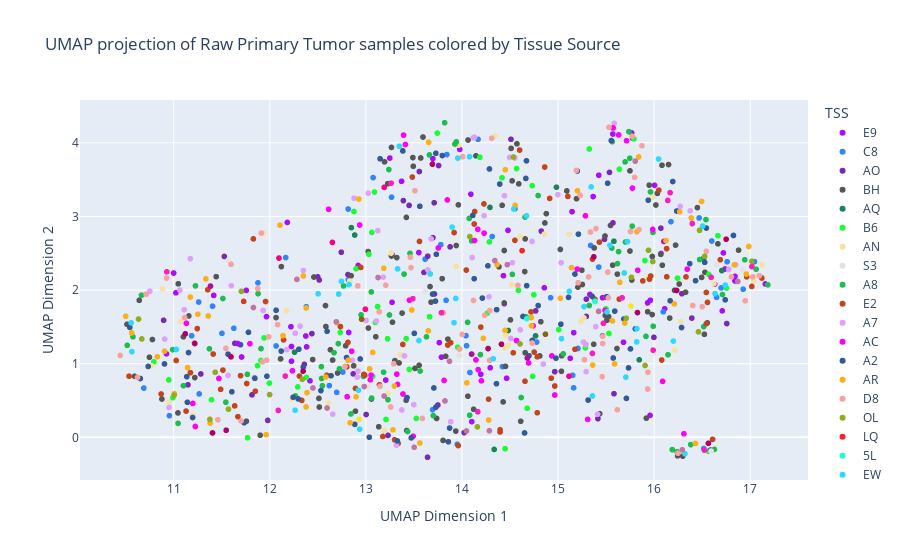

Source (notebook cell):
### Code cell
# Use the viridis palette for categorical data

fig = px.scatter(
    umap_df_primary,
    x='UMAP1',
    y='UMAP2',
    color='TSS',
    title="UMAP projection of Raw Primary Tumor samples colored by Tissue Source",
    labels={'UMAP1': 'UMAP Dimension 1', 'UMAP2': 'UMAP Dimension 2'},
    color_discrete_map=custom_color_map
)

fig.show()

### Figure 1 — Plotly figure (JSON) as saved in the notebook; plotly's stock layout.template omitted (floating-point values rounded to 4 significant figures; data arrays with more than 128 entries replaced by an {"elided": "..."} marker saying what was removed)
{"data": [{"hovertemplate": "TSS=E9<br>UMAP Dimension 1=%{x}<br>UMAP Dimension 2=%{y}<extra></extra>", "legendgroup": "E9", "marker": {"color": "#AA0DFE", "symbol": "circle"}, "mode": "markers", "name": "E9", "showlegend": true, "type": "scattergl", "x": [12.37, 15.46, 13.79, 10.92, 15.96, 16.11, 13.55, 16.74, 15.42, 13.7, 15.57, 11.02, 12.42, 13.25, 14.43, 16.07, 11.75, 15.15, 11.42, 16.63, 14.09, 15.37, 14.44, 12.23, 12.23, 16.1, 14.86, 14.2, 12.18, 15.93, 15.96, 11.97, 12.38, 14.46, 13.21, 13.76, 12.92, 11.71, 15.13, 15.76, 14.1, 16.0, 16.84, 11.0, 17.16, 13.98, 12.22, 14.29, 16.72, 15.68, 15.33, 12.82, 13.37, 16.71, 16.84], "xaxis": "x", "y": [1.376, 1.896, 1.089, 1.134, 1.862, 1.746, 2.51, 2.286, 3.56, 3.786, 4.12, 1.963, 0.768, 3.793, 2.196, 2.497, 1.996, 3.065, 1.928, 2.081, 3.303, 3.27, 1.815, 1.034, 1.234, 2.661, 2.031, 0.8565, 2.919, 1.826, 0.2978, 1.64, 1.229, 0.8027, 0.778, 1.286, 2.335, 1.091, 1.074, 4.136, 0.213, 3.424, 2.186, 2.232, 2.084, 3.911, 1.503, 0.9444, 2.505, 1.292, 1.94, 1.424, 3.478, 1.718, 2.124], "yaxis": "y"}, {"hovertemplate": "TSS=C8<br>UMAP Dimension 1=%{x}<br>UMAP Dimension 2=%{y}<extra></extra>", "legendgroup": "C8", "marker": {"color": "#3283FE", "symbol": "circle"}, "mode": "markers", "name": "C8", "showlegend": true, "type": "scattergl", "x": [12.07, 12.76, 16.47, 15.21, 16.52, 14.78, 15.42, 12.7, 16.93, 11.88, 13.08, 12.38, 14.05, 13.83, 12.82, 13.78, 11.4, 11.26, 12.17, 10.95, 13.84, 16.65, 12.62, 10.69, 14.31, 11.26, 11.5, 14.04, 15.15, 16.76, 11.63, 13.69, 12.82, 16.09, 15.16, 14.17, 14.92, 14.42, 15.34, 16.6, 13.62, 17.04, 16.7, 13.95, 13.27, 11.19, 16.17], "xaxis": "x", "y": [1.241, 0.887, 2.98, 1.207, -0.1515, 1.294, 2.312, 0.6111, 2.012, 2.099, 3.528, 1.774, 1.244, 1.861, 3.101, 2.617, 1.782, 0.5901, 2.442, 0.2943, 3.841, 1.901, 0.7024, 0.6688, 2.727, 1.838, 1.412, 1.381, 0.8431, 2.385, 1.482, 0.3756, 2.141, 1.705, 0.6726, 4.048, 1.897, 0.9612, 2.606, 2.667, 2.421, 2.387, 2.029, -0.09416, 3.262, 1.38, 2.93], "yaxis": "y"}, {"hovertemplate": "TSS=AO<br>UMAP Dimension 1=%{x}<br>UMAP Dimension 2=%{y}<extra></extra>", "legendgroup": "AO", "marker": {"color": "#782AB6", "symbol": "circle"}, "mode": "markers", "name": "AO", "showlegend": true, "type": "scattergl", "x": [14.02, 14.51, 12.44, 14.77, 13.88, 12.5, 15.29, 13.64, 11.98, 16.76, 11.15, 15.48, 13.76, 16.29, 12.87, 16.0, 15.29, 11.81, 15.54, 15.58, 15.42, 13.0, 13.56, 12.74, 16.07, 10.89, 13.39, 13.71, 13.23, 14.97, 13.75, 14.83, 13.27, 13.6, 13.71, 13.45, 11.64, 12.36, 11.28, 12.81, 13.7, 12.51, 13.64, 11.53], "xaxis": "x", "y": [0.06409, 4.048, 1.409, 1.717, 2.587, 2.18, 1.642, 2.461, 0.2304, 1.546, 0.7132, 2.689, 3.692, 1.951, 0.8622, 1.358, 1.876, 0.577, 3.598, 0.5925, 0.2538, 0.3105, 3.61, 2.514, 2.841, 1.59, 3.216, 1.947, 0.02658, 0.8918, 0.439, 2.801, 2.485, 2.24, 3.186, 3.15, 1.277, 0.9915, 0.8609, 2.211, 2.712, 2.138, -0.2703, 2.457], "yaxis": "y"}, {"hovertemplate": "TSS=BH<br>UMAP Dimension 1=%{x}<br>UMAP Dimension 2=%{y}<extra></extra>", "legendgroup": "BH", "marker": {"color": "#565656", "symbol": "circle"}, "mode": "markers", "name": "BH", "showlegend": true, "type": "scattergl", "x": {"elided": "135 float values"}, "xaxis": "x", "y": {"elided": "135 float values"}, "yaxis": "y"}, {"hovertemplate": "TSS=AQ<br>UMAP Dimension 1=%{x}<br>UMAP Dimension 2=%{y}<extra></extra>", "legendgroup": "AQ", "marker": {"color": "#1C8356", "symbol": "circle"}, "mode": "markers", "name": "AQ", "showlegend": true, "type": "scattergl", "x": [14.77, 14.29, 14.48, 16.7, 14.98, 14.34, 15.84, 16.52], "xaxis": "x", "y": [1.378, 3.123, 1.451, 2.265, 3.398, -0.1642, 1.053, 2.435], "yaxis": "y"}, {"hovertemplate": "TSS=B6<br>UMAP Dimension 1=%{x}<br>UMAP Dimension 2=%{y}<extra></extra>", "legendgroup": "B6", "marker": {"color": "#16FF32", "symbol": "circle"}, "mode": "markers", "name": "B6", "showlegend": true, "type": "scattergl", "x": [12.88, 13.23, 14.57, 12.9, 11.77, 11.87, 14.73, 10.99, 13.06, 13.09, 14.68, 11.39, 16.57, 10.79, 14.42, 13.03, 16.56, 14.19, 14.74, 14.29, 13.52, 13.42, 16.24, 15.29, 15.64, 15.9, 13.07, 15.5, 13.45, 11.91, 15.32, 16.66, 15.01, 12.0, 13.96, 14.45, 10.95, 13.74, 13.12, 13.1, 11.94, 14.75, 12.29, 15.79, 14.26, 14.59, 16.75, 12.38, 12.73, 13.66, 15.53], "xaxis": "x", "y": [3.068, 1.339, 3.65, 2.29, -0.005443, 0.9733, 3.419, 0.5379, 2.783, 3.332, 0.395, 0.5112, 2.213, 1.025, 3.525, 2.487, -0.188, 3.805, 0.8286, 2.656, 0.257, 1.341, 2.163, 1.215, 3.642, 2.401, 0.8303, 1.745, 0.9239, 1.044, 3.917, 2.739, 1.464, 0.7368, 1.224, -0.1536, 0.7806, 4.133, 1.777, 1.561, 1.35, 1.937, 0.6848, 4.054, 1.687, 1.997, 2.027, 0.8141, 1.424, 1.638, 1.411], "yaxis": "y"}, {"hovertemplate": "TSS=AN<br>UMAP Dimension 1=%{x}<br>UMAP Dimension 2=%{y}<extra></extra>", "legendgroup": "AN", "marker": {"color": "#F7E1A0", "symbol": "circle"}, "mode": "markers", "name": "AN", "showlegend": true, "type": "scattergl", "x": [13.26, 15.12, 13.97, 13.19, 14.52, 10.95, 15.94, 10.75, 16.62, 17.04, 14.44, 11.07, 15.24, 12.23, 10.88, 15.27, 14.86, 11.93, 12.83, 14.34, 14.61, 14.48, 13.36, 12.61, 12.17, 13.23, 16.28, 17.12, 11.2, 15.98, 16.22, 10.77, 13.94], "xaxis": "x", "y": [2.503, 2.759, 3.969, 0.09374, 2.071, 0.4836, 2.179, 1.975, 2.086, 2.126, 1.211, 1.574, 1.574, 0.522, 2.017, 1.622, 2.761, 2.776, 2.123, 4.092, 2.726, 1.254, 1.121, 0.4636, 1.72, 0.5967, 1.57, 2.344, 0.3017, 3.262, 1.183, 0.9718, 2.322], "yaxis": "y"}, {"hovertemplate": "TSS=S3<br>UMAP Dimension 1=%{x}<br>UMAP Dimension 2=%{y}<extra></extra>", "legendgroup": "S3", "marker": {"color": "#E2E2E2", "symbol": "circle"}, "mode": "markers", "name": "S3", "showlegend": true, "type": "scattergl", "x": [13.97, 16.65, 14.32, 13.62, 16.92, 13.02, 11.61, 11.57], "xaxis": "x", "y": [1.113, 2.341, 1.713, 1.977, 2.278, 0.6955, 1.12, 2.406], "yaxis": "y"}, {"hovertemplate": "TSS=A8<br>UMAP Dimension 1=%{x}<br>UMAP Dimension 2=%{y}<extra></extra>", "legendgroup": "A8", "marker": {"color": "#1CBE4F", "symbol": "circle"}, "mode": "markers", "name": "A8", "showlegend": true, "type": "scattergl", "x": [14.06, 14.62, 15.63, 16.47, 11.91, 11.88, 14.08, 15.91, 13.24, 12.97, 15.99, 14.08, 13.93, 12.27, 12.54, 16.38, 11.23, 12.67, 10.66, 12.95, 10.99, 13.66, 16.24, 15.75, 12.55, 15.56, 13.06, 11.54, 13.94, 17.06, 14.52, 11.77, 12.84, 10.52, 12.77, 14.79, 15.77, 13.56, 13.06, 15.96, 12.71, 15.99, 13.63, 12.54, 15.05, 14.66, 16.54, 13.7, 14.67, 15.7, 16.71, 14.19, 12.72, 10.58, 11.51, 16.19, 13.46, 15.7, 13.23, 16.63, 13.18, 13.82, 15.74, 16.94, 11.1, 13.4, 15.32, 13.25, 16.52, 11.05, 17.18, 16.14, 15.56, 14.1, 11.37, 13.43], "xaxis": "x", "y": [1.562, 0.541, 2.522, 2.415, 1.205, 1.952, 0.3013, 1.372, 3.638, 0.8284, 2.783, 2.974, 3.984, 0.5626, 0.9608, -0.09859, 2.057, 1.15, 1.931, 1.664, 1.192, 3.837, -0.1954, 3.791, 0.7004, 4.016, 0.5335, 0.4767, 4.013, 2.284, 2.214, 0.8557, 0.3177, 1.25, 2.056, 3.284, 2.869, 0.9012, 1.975, 3.333, 1.273, 1.509, 1.365, 0.7999, 1.133, 2.992, 2.957, 0.2957, 1.636, 3.741, 1.94, 1.124, 0.9318, 1.366, 1.886, -0.1669, 2.499, 2.653, 0.511, -0.1637, 0.8849, 4.273, 4.152, 2.412, 0.7013, 2.218, 1.791, 1.662, 1.503, 0.1897, 2.071, 1.122, 2.571, 2.669, 1.202, 0.07949], "yaxis": "y"}, {"hovertemplate": "TSS=E2<br>UMAP Dimension 1=%{x}<br>UMAP Dimension 2=%{y}<extra></extra>", "legendgroup": "E2", "marker": {"color": "#C4451C", "symbol": "circle"}, "mode": "markers", "name": "E2", "showlegend": true, "type": "scattergl", "x": [10.87, 14.72, 14.13, 13.18, 16.33, 16.56, 16.13, 16.61, 16.96, 14.55, 11.13, 13.14, 17.02, 11.03, 11.67, 12.98, 14.04, 15.64, 16.13, 12.59, 12.95, 14.78, 14.4, 11.83, 11.73, 13.85, 12.33, 12.8, 14.28, 14.93, 16.69, 14.78, 13.34, 17.12, 11.85, 14.13, 11.24, 11.41, 16.54, 15.18, 13.3, 15.95, 11.7, 15.38, 12.74, 15.96, 13.88, 11.35, 14.6, 12.99, 15.36, 11.76, 15.43, 11.17, 14.66, 13.92, 12.89, 12.81, 14.4, 12.14, 12.31, 14.97, 15.1, 14.75, 13.96, 15.88, 11.63, 13.38, 11.49, 11.51, 16.54, 16.05, 10.54, 14.91, 14.2, 14.23, 16.08, 11.96, 14.86, 14.53, 13.48], "xaxis": "x", "y": [0.5887, 1.704, 3.067, 0.01191, 2.179, 1.833, 2.181, -0.0275, 2.18, 2.676, 0.3566, 0.714, 2.05, 1.044, 0.281, 0.8558, 2.272, 1.877, 2.563, 0.8436, 2.308, 0.334, 0.1033, 2.696, 1.846, 1.253, 0.5017, 0.9586, 0.5189, 0.8037, 2.413, 1.094, -0.08319, 2.164, 0.6265, 2.898, 1.478, 1.132, 1.968, 1.196, -0.03319, 2.149, 0.8375, 1.876, 1.504, 2.191, 1.284, 2.005, 3.902, 0.8437, 2.42, 0.7312, 2.652, 0.8781, 0.7621, 2.781, 0.6648, 1.29, 0.07327, 1.324, 0.8318, 0.6973, 3.272, 1.158, -0.1117, 2.125, 0.4276, 1.262, 0.6519, 0.9136, 1.545, 3.357, 0.8309, 3.245, 1.497, 3.17, 1.05, 1.845, 3.671, 1.148, 3.535], "yaxis": "y"}, {"hovertemplate": "TSS=A7<br>UMAP Dimension 1=%{x}<br>UMAP Dimension 2=%{y}<extra></extra>", "legendgroup": "A7", "marker": {"color": "#DEA0FD", "symbol": "circle"}, "mode": "markers", "name": "A7", "showlegend": true, "type": "scattergl", "x": [15.29, 11.84, 13.18, 14.28, 12.91, 15.26, 15.03, 12.66, 14.13, 15.41, 13.5, 15.29, 11.06, 11.93, 14.85, 11.17, 14.44, 14.61, 14.52, 13.68, 14.51, 13.88, 14.11, 12.92, 10.95, 14.55, 16.78, 14.23, 13.37, 16.85, 10.75, 13.65, 13.12, 14.12, 11.11, 12.35, 14.73, 13.11, 13.02, 12.26, 14.5, 12.32, 13.4, 15.0, 15.39, 15.58, 10.91, 16.38, 12.88, 12.18, 12.86, 13.0, 11.57, 13.32, 11.6], "xaxis": "x", "y": [1.261, 0.8126, 2.176, 1.908, 0.8183, 1.293, 2.371, 0.3154, 4.076, 0.3131, 0.4449, 0.8926, 2.0, 1.724, 0.9951, 2.427, 3.283, 1.459, 2.371, 2.696, 1.343, 0.2122, 2.442, 0.9003, 0.4055, 3.794, 2.284, 3.01, 0.3724, 2.345, 1.986, 2.274, 2.808, 4.068, 1.734, 2.266, 2.66, 1.579, 3.316, 1.414, 3.802, 1.511, 1.106, 3.297, 1.503, 4.263, 1.335, 3.077, 3.248, 1.191, 1.046, 1.587, 0.8409, -0.1083, 2.06], "yaxis": "y"}, {"hovertemplate": "TSS=AC<br>UMAP Dimension 1=%{x}<br>UMAP Dimension 2=%{y}<extra></extra>", "legendgroup": "AC", "marker": {"color": "#FE00FA", "symbol": "circle"}, "mode": "markers", "name": "AC", "showlegend": true, "type": "scattergl", "x": [12.24, 13.33, 15.63, 14.74, 11.47, 13.81, 14.16, 11.2, 13.05, 13.75, 14.2, 14.69, 16.31, 14.57, 15.83, 15.57, 13.05, 16.09, 12.8, 11.22, 13.39, 13.45, 13.32, 11.79, 15.31, 12.85, 15.71, 14.97, 15.99, 11.13, 15.77, 16.34, 13.39, 12.61, 14.17, 14.15, 14.23, 13.85, 15.28, 13.41, 15.2, 15.49, 14.93, 14.13, 15.5, 13.49, 12.94], "xaxis": "x", "y": [0.9043, 0.7186, 4.108, 1.514, 0.7997, 0.7728, 2.825, 0.4605, 0.782, 2.572, 0.768, 1.01, 0.04894, 1.314, 2.27, 4.202, 0.8447, 0.7596, 0.552, 0.1476, 0.5886, 1.863, 0.8589, 1.272, 0.2443, 1.17, 4.028, 0.5751, 2.824, 1.548, 3.385, 2.284, 4.105, 3.098, 0.9198, 1.052, 2.773, 3.225, 3.009, 3.977, 2.285, 1.726, 1.106, 2.674, 1.902, 0.01556, 2.884], "yaxis": "y"}, {"hovertemplate": "TSS=A2<br>UMAP Dimension 1=%{x}<br>UMAP Dimension 2=%{y}<extra></extra>", "legendgroup": "A2", "marker": {"color": "#325A9B", "symbol": "circle"}, "mode": "markers", "name": "A2", "showlegend": true, "type": "scattergl", "x": [10.9, 15.71, 16.43, 15.8, 15.75, 11.61, 12.8, 14.29, 14.36, 12.6, 13.33, 15.68, 14.65, 13.69, 15.03, 12.24, 15.55, 11.15, 15.59, 15.11, 10.73, 10.65, 12.64, 12.94, 13.43, 14.63, 16.37, 16.17, 13.5, 15.51, 11.84, 14.73, 11.2, 13.04, 16.23, 12.3, 12.07, 11.69, 12.12, 12.53, 14.36, 13.47, 14.13, 15.18, 15.2, 13.71, 14.66, 13.73, 11.14, 16.29, 15.94, 15.21, 13.73, 14.39, 13.15, 14.79, 16.54, 15.35, 13.38, 16.53, 14.27, 13.73, 11.57, 11.73, 15.52, 15.73, 15.57, 16.74, 16.59, 16.19, 11.14, 12.88, 11.78, 11.97, 13.56, 15.31, 12.35, 14.21, 14.98, 13.86, 13.87, 14.67, 13.72, 14.67, 10.54, 14.11, 12.3, 16.83, 13.8, 14.7], "xaxis": "x", "y": [0.997, 0.5296, 2.128, 1.474, 1.201, 0.619, 1.084, 3.645, 1.734, 1.441, -0.04827, 1.608, 0.05953, 1.946, 1.537, 0.5449, 4.031, 1.152, 1.715, 1.901, 0.963, 0.799, 0.8367, 1.065, 0.54, 1.642, 2.359, 1.855, 1.412, 1.91, 0.8014, 1.316, 0.2694, 0.001909, 3.074, 1.197, 1.726, 1.259, 1.172, 0.6355, 0.7284, -0.007578, 2.155, 2.218, 3.618, 0.6706, 3.516, 3.858, 0.8244, 1.492, 3.221, 2.76, 0.4088, 3.44, 3.784, 1.79, 2.843, 1.915, 3.89, 2.377, 2.329, 2.486, 1.13, 0.1977, 3.452, 0.943, 1.078, 1.868, -0.1723, 3.475, 0.4762, 0.1766, 1.427, 0.8302, 3.138, 0.506, 0.9549, 1.891, 1.076, -0.06006, 0.1261, 2.06, 1.85, 3.755, 1.494, 3.015, 0.522, 2.742, 3.827, 1.108], "yaxis": "y"}, {"hovertemplate": "TSS=AR<br>UMAP Dimension 1=%{x}<br>UMAP Dimension 2=%{y}<extra></extra>", "legendgroup": "AR", "marker": {"color": "#FEAF16", "symbol": "circle"}, "mode": "markers", "name": "AR", "showlegend": true, "type": "scattergl", "x": [12.93, 15.82, 10.56, 11.96, 13.56, 13.48, 12.7, 12.11, 15.36, 16.39, 10.83, 12.14, 15.2, 15.84, 12.9, 13.04, 13.07, 13.65, 16.43, 15.02, 15.57, 14.22, 15.69, 14.45, 13.3, 13.65, 14.55, 16.96, 15.14, 14.28, 10.5, 12.84, 14.37, 11.33, 15.59, 12.39, 13.19, 11.14, 12.38, 15.69, 16.83, 14.72, 11.38, 14.45, 14.05, 15.64, 16.12, 12.58, 11.17, 16.99, 16.21, 12.81, 12.35, 11.25, 14.72, 10.9, 12.38, 11.01, 16.27, 13.28, 11.36, 16.49], "xaxis": "x", "y": [3.237, 2.794, 1.419, 0.03529, -0.07676, 1.73, 1.559, 2.882, 0.9808, 2.98, 1.095, 1.382, 3.349, 3.808, 0.5505, 0.9312, 1.153, 1.447, -0.08307, 1.888, 1.581, 1.344, 1.553, 3.635, 0.6969, 4.008, 3.151, 2.218, 2.305, 0.2348, 1.645, 0.1978, 2.347, 2.152, 0.9973, 0.6065, 2.297, 0.947, 0.4129, 2.232, 2.342, 1.627, 0.1936, 1.452, 0.7408, 2.105, 2.672, 0.8187, 1.905, 2.593, 1.812, 1.044, 2.192, 1.672, 1.516, 1.171, 1.757, 0.5941, 3.063, 0.1018, 1.648, 3.204], "yaxis": "y"}, {"hovertemplate": "TSS=D8<br>UMAP Dimension 1=%{x}<br>UMAP Dimension 2=%{y}<extra></extra>", "legendgroup": "D8", "marker": {"color": "#F8A19F", "symbol": "circle"}, "mode": "markers", "name": "D8", "showlegend": true, "type": "scattergl", "x": [16.5, 14.24, 15.8, 15.52, 16.25, 13.29, 11.97, 12.08, 16.54, 10.93, 13.81, 11.87, 10.71, 15.19, 11.99, 16.4, 14.12, 15.77, 13.15, 11.7, 16.95, 13.21, 11.6, 11.54, 13.59, 15.39, 15.32, 15.87, 11.91, 13.98, 17.09, 12.92, 10.44, 17.03, 14.29, 13.51, 14.01, 16.8, 14.73, 11.46, 14.58, 13.46, 11.21, 15.84, 15.27, 10.62, 15.94, 15.52, 15.75, 15.53, 15.93, 11.11, 14.31, 15.23, 15.46, 14.29, 12.78, 11.92, 13.26, 13.47, 15.62, 15.21, 15.46, 15.46, 14.0, 15.34, 13.14], "xaxis": "x", "y": [1.774, 1.657, 3.531, 1.896, -0.2156, 1.0, 1.049, 1.531, 2.528, 2.163, 1.691, 2.021, 1.944, 3.626, 1.366, 1.791, 1.859, 4.088, 0.6932, 0.2231, 1.854, 2.067, 2.35, 1.208, 0.2563, 2.835, 2.178, 3.96, 2.774, 1.199, 2.195, 2.057, 1.113, 2.18, 1.046, 3.349, 3.812, 2.18, 1.282, 0.2399, 2.063, 2.446, 1.282, 2.823, 1.055, 0.8136, 0.8846, 2.244, 2.795, 4.212, 0.6561, 1.628, 4.063, 3.286, 0.8238, 1.723, 0.9632, 1.025, 0.4121, 2.305, 0.375, 2.1, 1.373, 1.275, 1.398, 2.789, 1.706], "yaxis": "y"}, {"hovertemplate": "TSS=OL<br>UMAP Dimension 1=%{x}<br>UMAP Dimension 2=%{y}<extra></extra>", "legendgroup": "OL", "marker": {"color": "#90AD1C", "symbol": "circle"}, "mode": "markers", "name": "OL", "showlegend": true, "type": "scattergl", "x": [12.34, 15.99, 14.08, 16.53, 11.43, 10.63, 15.94, 17.02, 16.47, 14.54, 11.0, 10.67, 11.7, 12.0, 11.57, 15.76, 14.6, 15.91, 11.38, 14.16, 15.71, 16.46], "xaxis": "x", "y": [0.7886, 2.388, 2.726, 2.459, 0.8837, 1.607, 2.542, 2.391, 2.811, 3.808, 0.5725, 1.337, 1.983, 0.5809, 0.3831, 2.173, 1.269, 0.976, 0.2439, 0.1422, 1.618, 1.433], "yaxis": "y"}, {"hovertemplate": "TSS=LQ<br>UMAP Dimension 1=%{x}<br>UMAP Dimension 2=%{y}<extra></extra>", "legendgroup": "LQ", "marker": {"color": "#F6222E", "symbol": "circle"}, "mode": "markers", "name": "LQ", "showlegend": true, "type": "scattergl", "x": [14.63], "xaxis": "x", "y": [2.536], "yaxis": "y"}, {"hovertemplate": "TSS=5L<br>UMAP Dimension 1=%{x}<br>UMAP Dimension 2=%{y}<extra></extra>", "legendgroup": "5L", "marker": {"color": "#1CFFCE", "symbol": "circle"}, "mode": "markers", "name": "5L", "showlegend": true, "type": "scattergl", "x": [14.67, 15.38], "xaxis": "x", "y": [1.611, 1.849], "yaxis": "y"}, {"hovertemplate": "TSS=EW<br>UMAP Dimension 1=%{x}<br>UMAP Dimension 2=%{y}<extra></extra>", "legendgroup": "EW", "marker": {"color": "#2ED9FF", "symbol": "circle"}, "mode": "markers", "name": "EW", "showlegend": true, "type": "scattergl", "x": [15.27, 13.96, 16.05, 13.33, 12.5, 16.63, 12.26, 10.56, 13.35, 16.5, 15.72, 16.74, 13.92, 15.82, 15.51, 15.04, 13.67, 12.82, 16.32, 13.9, 14.33, 15.69, 15.12, 13.94, 15.54, 15.34, 15.82, 12.72, 15.36, 11.03, 12.92, 15.71, 10.56, 14.54, 14.67, 16.2, 14.08, 12.94, 12.75, 13.55], "xaxis": "x", "y": [1.776, 3.792, 3.78, 2.288, 1.95, 1.953, 0.368, 1.555, 3.953, 2.87, 2.659, 2.068, 1.557, 1.476, 1.703, 1.341, 2.219, 2.075, -0.2213, 2.856, 1.067, 2.233, 1.983, 1.887, 2.61, 3.401, 1.296, 1.946, 0.5624, 1.194, 0.6391, 0.8184, 1.163, 3.101, 3.008, 1.308, 3.812, 0.1108, 2.119, 1.314], "yaxis": "y"}, {"hovertemplate": "TSS=PE<br>UMAP Dimension 1=%{x}<br>UMAP Dimension 2=%{y}<extra></extra>", "legendgroup": "PE", "marker": {"color": "#B10DA1", "symbol": "circle"}, "mode": "markers", "name": "PE", "showlegend": true, "type": "scattergl", "x": [11.38, 14.1, 14.68], "xaxis": "x", "y": [2.054, 1.131, 1.078], "yaxis": "y"}, {"hovertemplate": "TSS=GM<br>UMAP Dimension 1=%{x}<br>UMAP Dimension 2=%{y}<extra></extra>", "legendgroup": "GM", "marker": {"color": "#C075A6", "symbol": "circle"}, "mode": "markers", "name": "GM", "showlegend": true, "type": "scattergl", "x": [16.87, 12.69, 12.98, 14.34, 14.47, 16.29, 15.8, 12.28, 13.87, 13.19, 14.05, 13.5, 12.45, 13.13, 15.42, 11.83, 14.28, 12.6, 13.82], "xaxis": "x", "y": [2.119, 1.569, 0.6898, 2.401, 2.345, -0.1697, 3.751, 2.145, 1.034, 0.561, 0.08668, -0.1345, 0.6708, 2.171, 1.711, 1.763, 0.08948, 0.3986, 0.4946], "yaxis": "y"}, {"hovertemplate": "TSS=LL<br>UMAP Dimension 1=%{x}<br>UMAP Dimension 2=%{y}<extra></extra>", "legendgroup": "LL", "marker": {"color": "#FC1CBF", "symbol": "circle"}, "mode": "markers", "name": "LL", "showlegend": true, "type": "scattergl", "x": [12.16, 16.52, 15.36, 13.49, 14.16, 12.09, 15.99, 16.17, 16.59, 13.26, 16.14, 15.67, 16.4, 17.02, 13.79, 10.93, 15.47], "xaxis": "x", "y": [0.8322, -0.1731, 1.14, 1.883, 0.3474, 0.3652, 1.184, 3.323, 2.173, 3.452, 3.218, 1.895, 2.903, 2.32, 1.693, 2.248, 1.549], "yaxis": "y"}, {"hovertemplate": "TSS=A1<br>UMAP Dimension 1=%{x}<br>UMAP Dimension 2=%{y}<extra></extra>", "legendgroup": "A1", "marker": {"color": "#B00068", "symbol": "circle"}, "mode": "markers", "name": "A1", "showlegend": true, "type": "scattergl", "x": [12.35, 16.56, 14.27, 11.4, 11.6, 15.37, 14.41, 11.12, 11.22, 15.83, 11.55, 16.23, 16.75, 13.69], "xaxis": "x", "y": [0.8996, -0.08114, 1.206, 0.05984, 1.093, 2.452, 1.265, 1.406, 1.275, 1.695, 0.09655, 1.995, 2.691, 3.71], "yaxis": "y"}, {"hovertemplate": "TSS=XX<br>UMAP Dimension 1=%{x}<br>UMAP Dimension 2=%{y}<extra></extra>", "legendgroup": "XX", "marker": {"color": "#FBE426", "symbol": "circle"}, "mode": "markers", "name": "XX", "showlegend": true, "type": "scattergl", "x": [12.93, 15.76], "xaxis": "x", "y": [0.244, 1.784], "yaxis": "y"}, {"hovertemplate": "TSS=LD<br>UMAP Dimension 1=%{x}<br>UMAP Dimension 2=%{y}<extra></extra>", "legendgroup": "LD", "marker": {"color": "#FA0087", "symbol": "circle"}, "mode": "markers", "name": "LD", "showlegend": true, "type": "scattergl", "x": [13.19, 12.1, 15.11, 12.99, 12.65], "xaxis": "x", "y": [3.395, 2.435, 0.8302, 1.74, 2.648], "yaxis": "y"}, {"hovertemplate": "TSS=PL<br>UMAP Dimension 1=%{x}<br>UMAP Dimension 2=%{y}<extra></extra>", "legendgroup": "PL", "marker": {"color": "#AA0DFE", "symbol": "circle"}, "mode": "markers", "name": "PL", "showlegend": true, "type": "scattergl", "x": [15.16, 14.48, 11.67, 13.27], "xaxis": "x", "y": [1.422, 2.811, 1.275, 1.834], "yaxis": "y"}, {"hovertemplate": "TSS=5T<br>UMAP Dimension 1=%{x}<br>UMAP Dimension 2=%{y}<extra></extra>", "legendgroup": "5T", "marker": {"color": "#3283FE", "symbol": "circle"}, "mode": "markers", "name": "5T", "showlegend": true, "type": "scattergl", "x": [14.08], "xaxis": "x", "y": [0.8809], "yaxis": "y"}, {"hovertemplate": "TSS=WT<br>UMAP Dimension 1=%{x}<br>UMAP Dimension 2=%{y}<extra></extra>", "legendgroup": "WT", "marker": {"color": "#85660D", "symbol": "circle"}, "mode": "markers", "name": "WT", "showlegend": true, "type": "scattergl", "x": [14.87, 12.96], "xaxis": "x", "y": [1.4, 1.605], "yaxis": "y"}, {"hovertemplate": "TSS=Z7<br>UMAP Dimension 1=%{x}<br>UMAP Dimension 2=%{y}<extra></extra>", "legendgroup": "Z7", "marker": {"color": "#782AB6", "symbol": "circle"}, "mode": "markers", "name": "Z7", "showlegend": true, "type": "scattergl", "x": [15.57, 16.39], "xaxis": "x", "y": [2.913, 1.62], "yaxis": "y"}, {"hovertemplate": "TSS=GI<br>UMAP Dimension 1=%{x}<br>UMAP Dimension 2=%{y}<extra></extra>", "legendgroup": "GI", "marker": {"color": "#565656", "symbol": "circle"}, "mode": "markers", "name": "GI", "showlegend": true, "type": "scattergl", "x": [13.35, 13.68], "xaxis": "x", "y": [1.01, 1.837], "yaxis": "y"}, {"hovertemplate": "TSS=3C<br>UMAP Dimension 1=%{x}<br>UMAP Dimension 2=%{y}<extra></extra>", "legendgroup": "3C", "marker": {"color": "#1C8356", "symbol": "circle"}, "mode": "markers", "name": "3C", "showlegend": true, "type": "scattergl", "x": [12.88, 12.26, 12.85, 15.58], "xaxis": "x", "y": [2.748, 1.157, 2.848, 2.664], "yaxis": "y"}, {"hovertemplate": "TSS=HN<br>UMAP Dimension 1=%{x}<br>UMAP Dimension 2=%{y}<extra></extra>", "legendgroup": "HN", "marker": {"color": "#16FF32", "symbol": "circle"}, "mode": "markers", "name": "HN", "showlegend": true, "type": "scattergl", "x": [13.21], "xaxis": "x", "y": [0.2429], "yaxis": "y"}, {"hovertemplate": "TSS=UU<br>UMAP Dimension 1=%{x}<br>UMAP Dimension 2=%{y}<extra></extra>", "legendgroup": "UU", "marker": {"color": "#F7E1A0", "symbol": "circle"}, "mode": "markers", "name": "UU", "showlegend": true, "type": "scattergl", "x": [14.46], "xaxis": "x", "y": [1.385], "yaxis": "y"}, {"hovertemplate": "TSS=UL<br>UMAP Dimension 1=%{x}<br>UMAP Dimension 2=%{y}<extra></extra>", "legendgroup": "UL", "marker": {"color": "#E2E2E2", "symbol": "circle"}, "mode": "markers", "name": "UL", "showlegend": true, "type": "scattergl", "x": [16.59], "xaxis": "x", "y": [-0.1857], "yaxis": "y"}, {"hovertemplate": "TSS=W8<br>UMAP Dimension 1=%{x}<br>UMAP Dimension 2=%{y}<extra></extra>", "legendgroup": "W8", "marker": {"color": "#1CBE4F", "symbol": "circle"}, "mode": "markers", "name": "W8", "showlegend": true, "type": "scattergl", "x": [15.62], "xaxis": "x", "y": [2.36], "yaxis": "y"}, {"hovertemplate": "TSS=4H<br>UMAP Dimension 1=%{x}<br>UMAP Dimension 2=%{y}<extra></extra>", "legendgroup": "4H", "marker": {"color": "#C4451C", "symbol": "circle"}, "mode": "markers", "name": "4H", "showlegend": true, "type": "scattergl", "x": [13.56], "xaxis": "x", "y": [2.661], "yaxis": "y"}, {"hovertemplate": "TSS=V7<br>UMAP Dimension 1=%{x}<br>UMAP Dimension 2=%{y}<extra></extra>", "legendgroup": "V7", "marker": {"color": "#DEA0FD", "symbol": "circle"}, "mode": "markers", "name": "V7", "showlegend": true, "type": "scattergl", "x": [16.27], "xaxis": "x", "y": [3.137], "yaxis": "y"}], "layout": {"legend": {"title": {"text": "TSS"}, "tracegroupgap": 0}, "title": {"text": "UMAP projection of Raw Primary Tumor samples colored by Tissue Source"}, "xaxis": {"anchor": "y", "domain": [0, 1], "title": {"text": "UMAP Dimension 1"}}, "yaxis": {"anchor": "x", "domain": [0, 1], "title": {"text": "UMAP Dimension 2"}}}}
